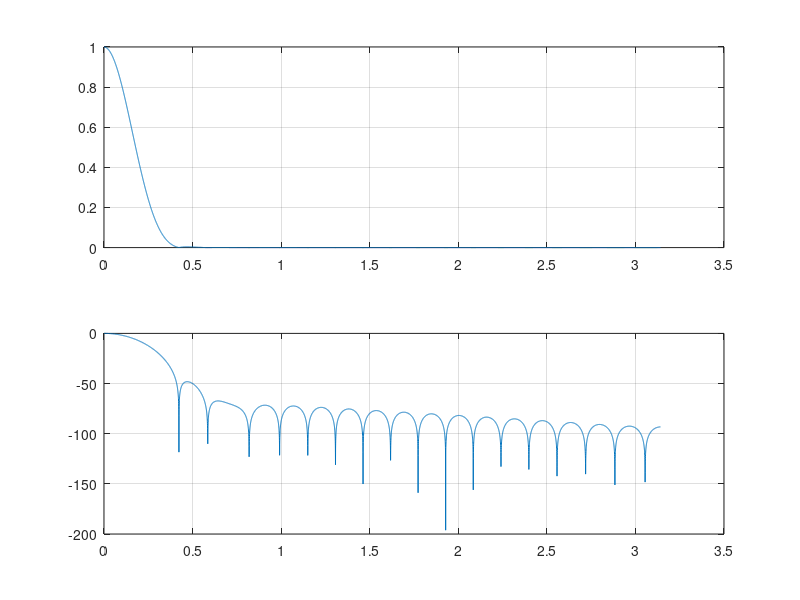
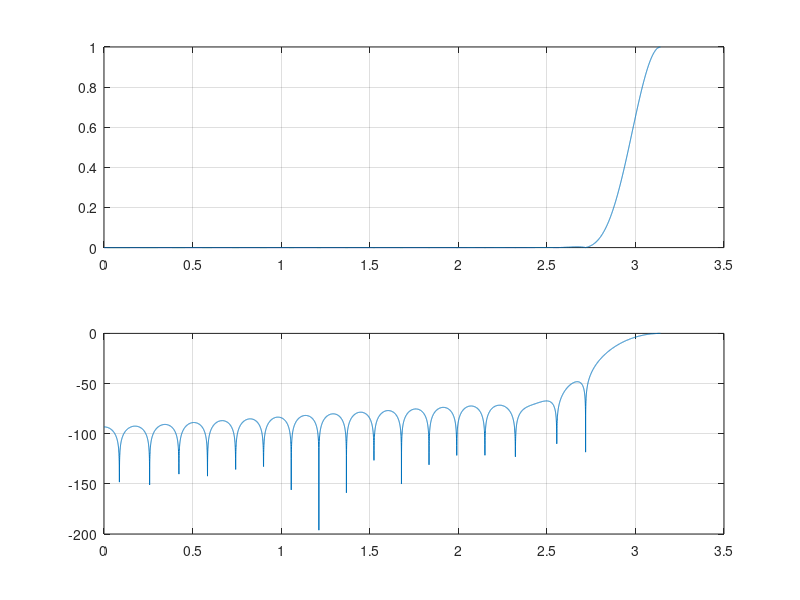

These charts were generated, in order, by the following MATLAB code:
%Fir_gornoprzepustowy
clc; clear; close all;
R=40;
K=R+1;
h=fir1(R,1/20,hamming(R+1));

[H1, F1] = freqz(h,1,K*200);
figure(1)
subplot(2,1,1)
    plot(F1,abs(H1));grid on; hold on;
subplot(2,1,2)
    plot(F1,20*log10(abs(H1)));grid on; hold on;

n=0:R;
hGP=h.*cos(pi*(n-R/2));
[HGP, F2] = freqz(hGP,1,K*200);
figure(2)
subplot(2,1,1)
    plot(F2,abs(HGP));grid on; hold on;
subplot(2,1,2)
    plot(F2,20*log10(abs(HGP)));grid on; hold on;